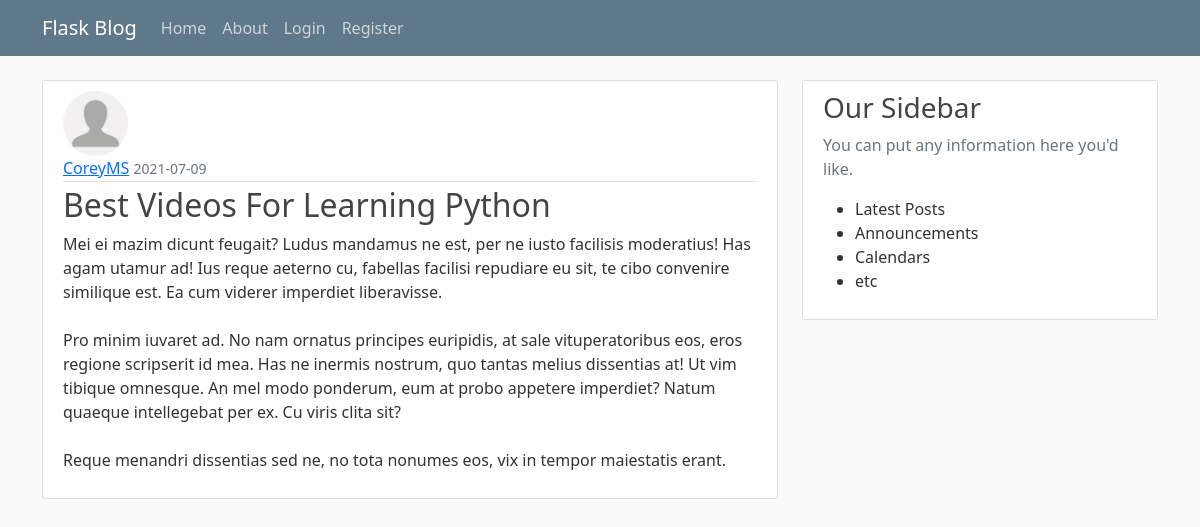
Screenshot of /post/21 with the database file from the repository.
### flaskblog/models.py (models this page shows, shortened)
class User(db.Model, UserMixin):
    id = db.Column(db.Integer, primary_key=True)
    username = db.Column(db.String(20), unique=True, nullable=False)
    email = db.Column(db.String(120), unique=True, nullable=False)
    image_file = db.Column(db.String(20), nullable=False, default='default.jpg')
    password = db.Column(db.String(60), nullable=False)
    posts = db.relationship('Post', backref='author', lazy=True)

class Post(db.Model):
    id = db.Column(db.Integer, primary_key=True)
    title = db.Column(db.String(100), nullable=False)
    date_posted = db.Column(db.DateTime, nullable=False, default=datetime.utcnow)
    content = db.Column(db.Text, nullable=False)
    user_id = db.Column(db.Integer, db.ForeignKey('user.id'), nullable=False)

### flaskblog/routes.py (the view)
@app.route("/post/<int:post_id>")
def post(post_id):
    post = Post.query.get_or_404(post_id)
    return render_template('post.html', title=post.title,  post=post)

### flaskblog/templates/post.html (shortened to what this page needs)
{% extends "layout.html" %}
{% block content %}
    <article class="media content-section">
        <img class="rounded-circle article-img" src="{{ url_for('static', filename='profile_pics/' + post.author.image_file) }}">
        <div class="media-body">
            <div class="article-metadata">
                <a class="mr-2" href="{{ url_for('user_posts', username=post.author.username) }}">{{ post.author.username }}</a>
                <small class="text-muted">{{ post.date_posted.strftime('%Y-%m-%d') }}</small>
            </div>
            <h2 class="article-title">{{ post.title }}</h2>
            <p class="article-content">{{ post.content }}</p>
        </div>
    </article>
{% endblock content %}

### flaskblog/static/main.css (style rules this page uses)
body { background: #fafafa; color: #333333; margin-top: 5rem; }
h1, h2, h3, h4, h5, h6 { color: #444444; }
.content-section { background: #ffffff; padding: 10px 20px; border: 1px solid #dddddd; border-radius: 3px; margin-bottom: 20px; }
.article-title { color: #444444; }
.article-content { white-space: pre-line; }
.article-img { height: 65px; width: 65px; margin-right: 16px; }
.article-metadata { padding-bottom: 1px; margin-bottom: 4px; border-bottom: 1px solid #e3e3e3 }

### rows the page displays
User: image_file (placeholder picture), author.username "CoreyMS"
Post: date_posted "2021-07-09", title "Best Videos For Learning Python", content "Mei ei mazim dicunt feugait? Ludus mandamus ne est, per ne iusto facilisis moderatius! Has agam utamur ad! Ius reque aeterno cu, fabellas facilisi repudiare eu sit, te cibo convenire similique est. Ea cum viderer imperdiet liberavisse. Pro minim iuvaret ad. No nam ornatus principes euripidis, at sale vituperatoribus eos, eros regione scripserit id mea. Has ne inermis nostrum, quo tantas melius dissentias at! Ut vim tibique omnesque. An mel modo ponderum, eum at probo appetere imperdiet? Natum quaeque intellegebat per ex. Cu viris clita sit? Reque menandri dissentias sed ne, no tota nonumes eos, vix in tempor maiestatis erant."
